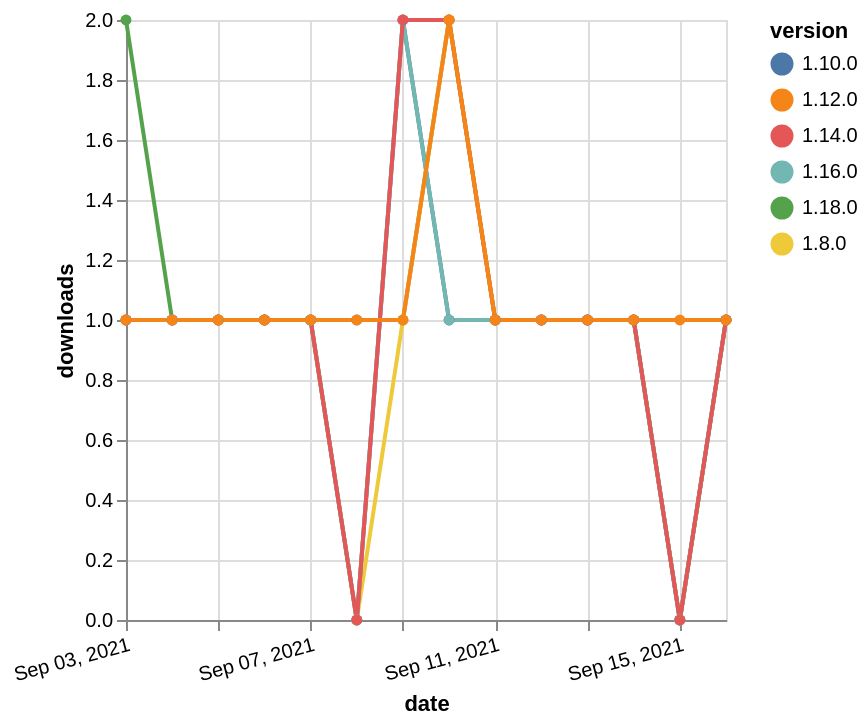

Write the Vega-Lite specification saved for this chart.
### Vega-Lite specification from a JSON file in a GitHub repository (floating-point values rounded to 4 significant figures)
{"$schema": "https://vega.github.io/schema/vega-lite/v5.json", "description": "A simple bar chart with embedded data.", "data": {"values": [{"date": "2021-09-03", "total": 113, "delta": 2, "version": "1.18.0"}, {"date": "2021-09-04", "total": 114, "delta": 1, "version": "1.18.0"}, {"date": "2021-09-05", "total": 115, "delta": 1, "version": "1.18.0"}, {"date": "2021-09-06", "total": 116, "delta": 1, "version": "1.18.0"}, {"date": "2021-09-07", "total": 117, "delta": 1, "version": "1.18.0"}, {"date": "2021-09-08", "total": 118, "delta": 1, "version": "1.18.0"}, {"date": "2021-09-09", "total": 119, "delta": 1, "version": "1.18.0"}, {"date": "2021-09-10", "total": 121, "delta": 2, "version": "1.18.0"}, {"date": "2021-09-11", "total": 122, "delta": 1, "version": "1.18.0"}, {"date": "2021-09-12", "total": 123, "delta": 1, "version": "1.18.0"}, {"date": "2021-09-13", "total": 124, "delta": 1, "version": "1.18.0"}, {"date": "2021-09-14", "total": 125, "delta": 1, "version": "1.18.0"}, {"date": "2021-09-15", "total": 125, "delta": 0, "version": "1.18.0"}, {"date": "2021-09-16", "total": 126, "delta": 1, "version": "1.18.0"}, {"date": "2021-09-03", "total": 221, "delta": 1, "version": "1.8.0"}, {"date": "2021-09-04", "total": 222, "delta": 1, "version": "1.8.0"}, {"date": "2021-09-05", "total": 223, "delta": 1, "version": "1.8.0"}, {"date": "2021-09-06", "total": 224, "delta": 1, "version": "1.8.0"}, {"date": "2021-09-07", "total": 225, "delta": 1, "version": "1.8.0"}, {"date": "2021-09-08", "total": 225, "delta": 0, "version": "1.8.0"}, {"date": "2021-09-09", "total": 226, "delta": 1, "version": "1.8.0"}, {"date": "2021-09-10", "total": 228, "delta": 2, "version": "1.8.0"}, {"date": "2021-09-11", "total": 229, "delta": 1, "version": "1.8.0"}, {"date": "2021-09-12", "total": 230, "delta": 1, "version": "1.8.0"}, {"date": "2021-09-13", "total": 231, "delta": 1, "version": "1.8.0"}, {"date": "2021-09-14", "total": 232, "delta": 1, "version": "1.8.0"}, {"date": "2021-09-15", "total": 232, "delta": 0, "version": "1.8.0"}, {"date": "2021-09-16", "total": 233, "delta": 1, "version": "1.8.0"}, {"date": "2021-09-03", "total": 178, "delta": 1, "version": "1.10.0"}, {"date": "2021-09-04", "total": 179, "delta": 1, "version": "1.10.0"}, {"date": "2021-09-05", "total": 180, "delta": 1, "version": "1.10.0"}, {"date": "2021-09-06", "total": 181, "delta": 1, "version": "1.10.0"}, {"date": "2021-09-07", "total": 182, "delta": 1, "version": "1.10.0"}, {"date": "2021-09-08", "total": 182, "delta": 0, "version": "1.10.0"}, {"date": "2021-09-09", "total": 184, "delta": 2, "version": "1.10.0"}, {"date": "2021-09-10", "total": 185, "delta": 1, "version": "1.10.0"}, {"date": "2021-09-11", "total": 186, "delta": 1, "version": "1.10.0"}, {"date": "2021-09-12", "total": 187, "delta": 1, "version": "1.10.0"}, {"date": "2021-09-13", "total": 188, "delta": 1, "version": "1.10.0"}, {"date": "2021-09-14", "total": 189, "delta": 1, "version": "1.10.0"}, {"date": "2021-09-15", "total": 189, "delta": 0, "version": "1.10.0"}, {"date": "2021-09-16", "total": 190, "delta": 1, "version": "1.10.0"}, {"date": "2021-09-03", "total": 160, "delta": 1, "version": "1.16.0"}, {"date": "2021-09-04", "total": 161, "delta": 1, "version": "1.16.0"}, {"date": "2021-09-05", "total": 162, "delta": 1, "version": "1.16.0"}, {"date": "2021-09-06", "total": 163, "delta": 1, "version": "1.16.0"}, {"date": "2021-09-07", "total": 164, "delta": 1, "version": "1.16.0"}, {"date": "2021-09-08", "total": 164, "delta": 0, "version": "1.16.0"}, {"date": "2021-09-09", "total": 166, "delta": 2, "version": "1.16.0"}, {"date": "2021-09-10", "total": 167, "delta": 1, "version": "1.16.0"}, {"date": "2021-09-11", "total": 168, "delta": 1, "version": "1.16.0"}, {"date": "2021-09-12", "total": 169, "delta": 1, "version": "1.16.0"}, {"date": "2021-09-13", "total": 170, "delta": 1, "version": "1.16.0"}, {"date": "2021-09-14", "total": 171, "delta": 1, "version": "1.16.0"}, {"date": "2021-09-15", "total": 171, "delta": 0, "version": "1.16.0"}, {"date": "2021-09-16", "total": 172, "delta": 1, "version": "1.16.0"}, {"date": "2021-09-03", "total": 148, "delta": 1, "version": "1.14.0"}, {"date": "2021-09-04", "total": 149, "delta": 1, "version": "1.14.0"}, {"date": "2021-09-05", "total": 150, "delta": 1, "version": "1.14.0"}, {"date": "2021-09-06", "total": 151, "delta": 1, "version": "1.14.0"}, {"date": "2021-09-07", "total": 152, "delta": 1, "version": "1.14.0"}, {"date": "2021-09-08", "total": 152, "delta": 0, "version": "1.14.0"}, {"date": "2021-09-09", "total": 154, "delta": 2, "version": "1.14.0"}, {"date": "2021-09-10", "total": 156, "delta": 2, "version": "1.14.0"}, {"date": "2021-09-11", "total": 157, "delta": 1, "version": "1.14.0"}, {"date": "2021-09-12", "total": 158, "delta": 1, "version": "1.14.0"}, {"date": "2021-09-13", "total": 159, "delta": 1, "version": "1.14.0"}, {"date": "2021-09-14", "total": 160, "delta": 1, "version": "1.14.0"}, {"date": "2021-09-15", "total": 160, "delta": 0, "version": "1.14.0"}, {"date": "2021-09-16", "total": 161, "delta": 1, "version": "1.14.0"}, {"date": "2021-09-03", "total": 164, "delta": 1, "version": "1.12.0"}, {"date": "2021-09-04", "total": 165, "delta": 1, "version": "1.12.0"}, {"date": "2021-09-05", "total": 166, "delta": 1, "version": "1.12.0"}, {"date": "2021-09-06", "total": 167, "delta": 1, "version": "1.12.0"}, {"date": "2021-09-07", "total": 168, "delta": 1, "version": "1.12.0"}, {"date": "2021-09-08", "total": 169, "delta": 1, "version": "1.12.0"}, {"date": "2021-09-09", "total": 170, "delta": 1, "version": "1.12.0"}, {"date": "2021-09-10", "total": 172, "delta": 2, "version": "1.12.0"}, {"date": "2021-09-11", "total": 173, "delta": 1, "version": "1.12.0"}, {"date": "2021-09-12", "total": 174, "delta": 1, "version": "1.12.0"}, {"date": "2021-09-13", "total": 175, "delta": 1, "version": "1.12.0"}, {"date": "2021-09-14", "total": 176, "delta": 1, "version": "1.12.0"}, {"date": "2021-09-15", "total": 177, "delta": 1, "version": "1.12.0"}, {"date": "2021-09-16", "total": 178, "delta": 1, "version": "1.12.0"}]}, "width": "container", "mark": {"type": "line", "point": {"filled": true}}, "encoding": {"x": {"field": "date", "type": "temporal", "timeUnit": "yearmonthdate", "title": "date", "axis": {"labelAngle": -15}}, "y": {"field": "delta", "type": "quantitative", "title": "downloads"}, "color": {"field": "version", "type": "nominal"}, "tooltip": {"field": "delta"}}}
